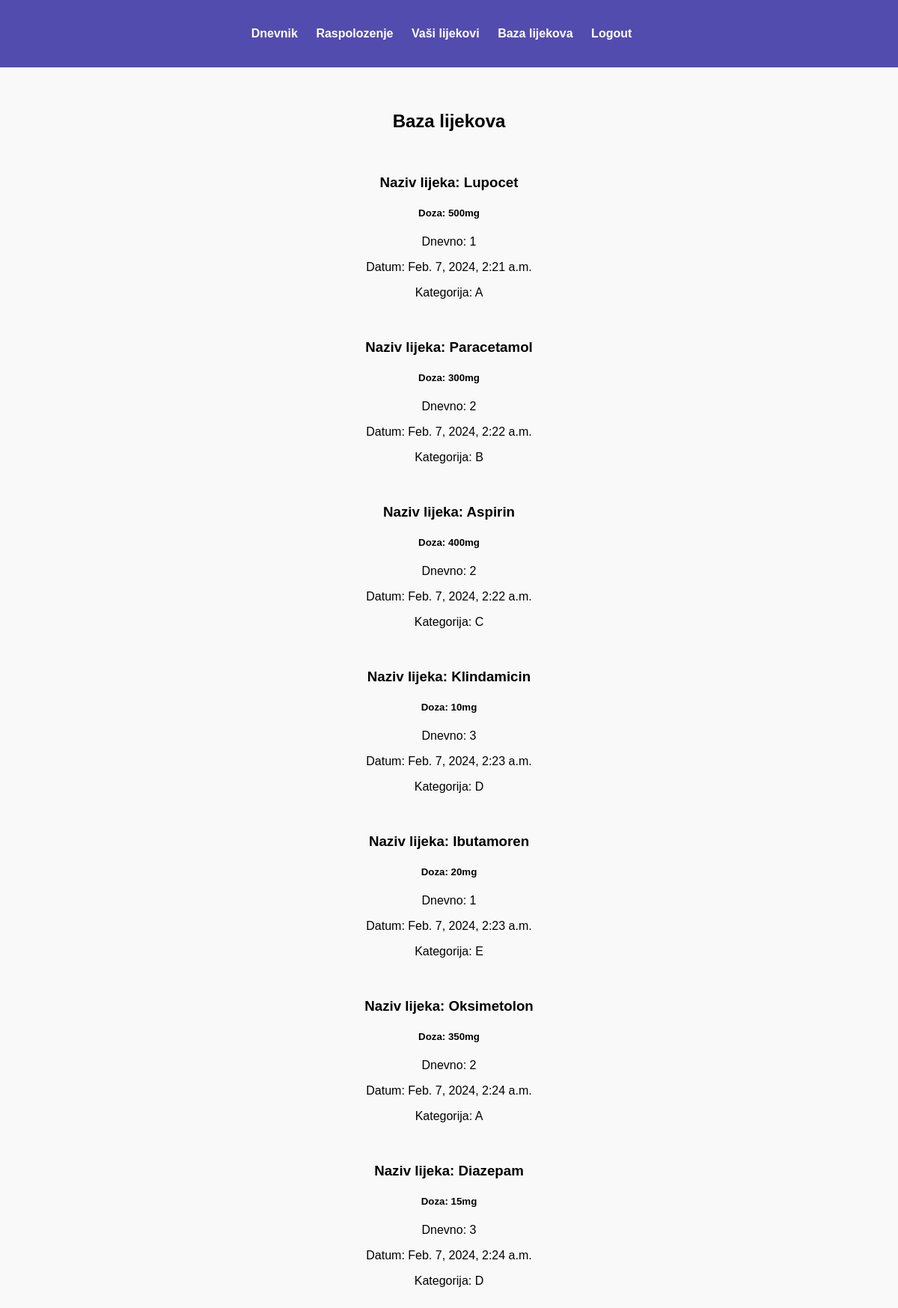
Screenshot of /lijekovi/ with the database file from the repository.
### main/models.py (models this page shows, shortened)
class Lijekovi(models.Model):
    ime_lijeka= models.CharField(max_length=255)
    doza = models.CharField(max_length=50)
    ucestalost = models.CharField(max_length=50)
    datum_izrade = models.DateTimeField(auto_now_add=True)
    kategorija = models.ForeignKey(KategorijaLijeka, on_delete=models.CASCADE, default = None)

class KategorijaLijeka(models.Model):
    naziv = models.CharField(max_length=50)

### main/views.py (the view)
# urls.py: path('lijekovi/', views.LijekoviView.as_view(), name='lijekovi'),
class LijekoviView(ListView):
    model = Lijekovi

### main/templates/main/lijekovi_list.html
{% extends "mainpage.html" %}
{% block content %}
<br>
<h2> Baza lijekova </h2>
<br>
{% for lijek in lijekovi_list %}
        <div class="lijekovi">
            <h3>Naziv lijeka: {{ lijek.ime_lijeka }}</h3>
            <h5>Doza: {{ lijek.doza }}</h5>
            <p>Dnevno: {{ lijek.ucestalost }}</p>
            <p>Datum: {{ lijek.datum_izrade }}</p>
            <p>Kategorija: {{ lijek.kategorija.naziv }}</p>
            <br>
        </div>
{% endfor %}
{% endblock %}

### main/templates/mainpage.html (shortened to what this page needs)
<!DOCTYPE html>
<html lang="en">
<head>
</head>
<body>
    <div class="container">
        <div class="navigation">
            <ul>
                <li><a href="{% url 'main:dnevnik' %}">Dnevnik</a></li>
                <li><a href="{% url 'main:raspolozenje' %}">Raspolozenje</a></li>
                <li><a href="{% url 'main:klijek' %}">Vaši lijekovi</a></li>
                <li><a href="{% url 'main:lijekovi' %}">Baza lijekova</a></li>
                <li><a href="/">Logout</a></li>
            </ul>
        </div>
        <div class="content">
            {% block content %}
            {% endblock %}
        </div>
    </div>
</body>
</html>

### main/templates/mainpage.html (style rules this page uses)
body { font-family: Arial, sans-serif; margin: 0; padding: 0; }
.container { display: flex; flex-direction: column; align-items: center; justify-content: center; height: 100%; background-color: #f9f9f9; }
.navigation { background-color: #534caf; color: #fff; padding: 20px; text-align: center; width: 100%; }
.navigation ul { list-style-type: none; padding: 0; }
.navigation ul li { display: inline; margin-right: 20px; }
.navigation ul li a { text-decoration: none; color: #fff; font-weight: bold; }
.content { margin-top: 20px; text-align: center; }

### rows the page displays
Lijekovi: ime_lijeka "Lupocet", doza "500mg", ucestalost "1", datum_izrade "Feb. 7, 2024, 2:21 a.m.", kategorija.naziv "A"
Lijekovi: ime_lijeka "Paracetamol", doza "300mg", ucestalost "2", datum_izrade "Feb. 7, 2024, 2:22 a.m.", kategorija.naziv "B"
Lijekovi: ime_lijeka "Aspirin", doza "400mg", ucestalost "2", datum_izrade "Feb. 7, 2024, 2:22 a.m.", kategorija.naziv "C"
Lijekovi: ime_lijeka "Klindamicin", doza "10mg", ucestalost "3", datum_izrade "Feb. 7, 2024, 2:23 a.m.", kategorija.naziv "D"
Lijekovi: ime_lijeka "Ibutamoren", doza "20mg", ucestalost "1", datum_izrade "Feb. 7, 2024, 2:23 a.m.", kategorija.naziv "E"
Lijekovi: ime_lijeka "Oksimetolon", doza "350mg", ucestalost "2", datum_izrade "Feb. 7, 2024, 2:24 a.m.", kategorija.naziv "A"
Lijekovi: ime_lijeka "Diazepam", doza "15mg", ucestalost "3", datum_izrade "Feb. 7, 2024, 2:24 a.m.", kategorija.naziv "D"
